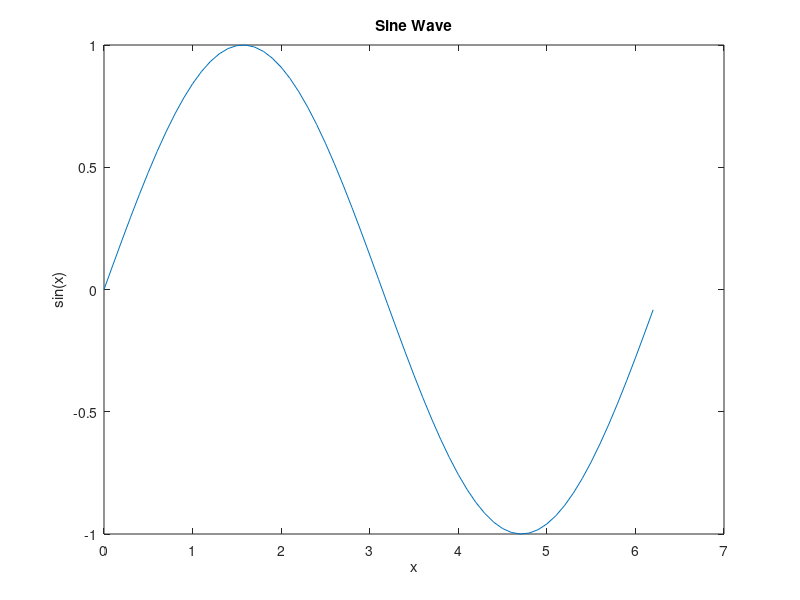

Write the MATLAB code that produced this figure.

function result = simple_plot()
    x = 0:0.1:2*pi;
    y = sin(x);
    figure;
    plot(x, y);
    title('Sine Wave');
    xlabel('x');
    ylabel('sin(x)');
    result = struct('status', 'success');
end